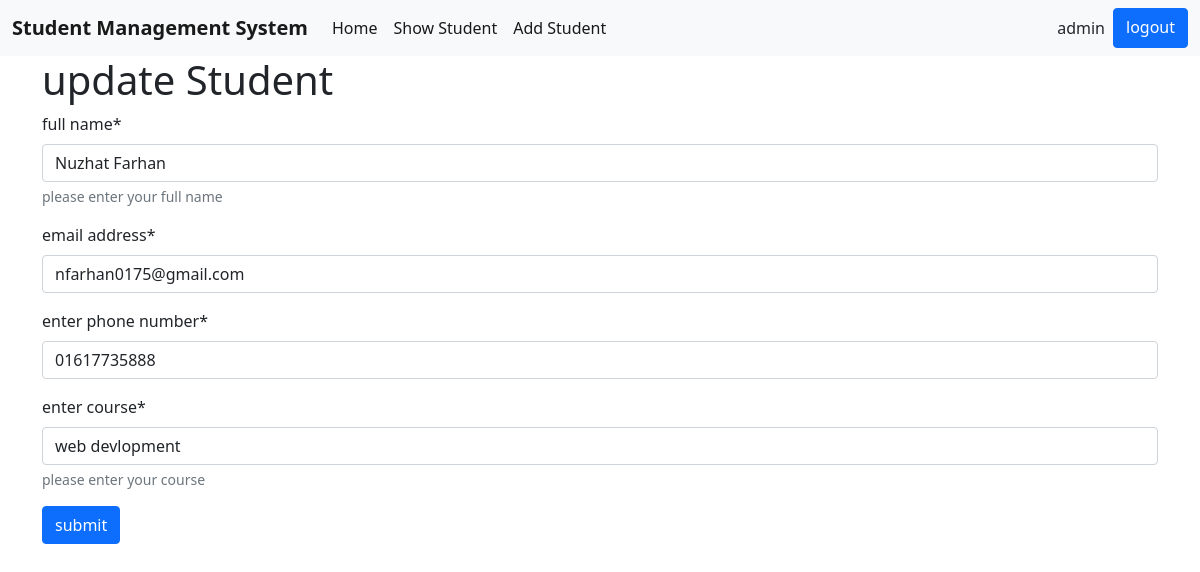
The app's page //update/7 (signed in) with its own data.
### studentApp/models.py (models this page shows, shortened)
class Form(models.Model):
    name = models.CharField(max_length=50)
    email = models.EmailField()
    phone = models.CharField(max_length=12)
    course = models.CharField( max_length=50)

### studentApp/views.py (the view)
# urls.py: path('update/<int:id>', views.update, name='update'),
@login_required(login_url='login_view')
def update(request,id):
    formdata = models.Form.objects.get(id=id)
    form = forms.ModelForms(instance=formdata)
    if request.method == 'POST':
        form = forms.ModelForms(request.POST, request.FILES, instance=formdata)
        if form.is_valid():
            form.save()
            return redirect('showStudent')
    return render(request, 'update.html', {'form': form, 'edit': True})

### studentApp/forms.py
class ModelForms(forms.ModelForm):
    class Meta:
        model = models.Form
        fields = '__all__'
        labels={
            'name':'full name',
            'email':'email address',
            'phone':'enter phone number',
            'course':'enter course',
        }
        help_texts={
            'name':'please enter your full name',
            'course':'please enter your course'
        }

### templates/update.html (shortened to what this page needs)
{% extends 'index.html' %}
{% load crispy_forms_tags %}
{% block content %}
<div class="container">
    <h1>update Student</h1>
    <form method="post">
        {{ form|crispy }}
        <button type="submit" class="btn btn-primary">submit</button>
      </form>
</div>
{% endblock content %}

### templates/index.html (shortened to what this page needs)
{% load crispy_forms_tags %}
<!DOCTYPE html>
<html lang="en">
<head>
    <link href="https://cdn.jsdelivr.net/npm/bootstrap@5.0.2/dist/css/bootstrap.min.css" rel="stylesheet">
</head>
<body>
    <nav class="navbar navbar-expand-lg navbar-light bg-light">
        <div class="container-fluid">
          <b class="navbar-brand" >Student Management System</b>
          <div class="collapse navbar-collapse" id="navbarSupportedContent">
            <ul class="navbar-nav me-auto mb-2 mb-lg-0">
                <li class="nav-item">
                  <a class="nav-link active" aria-current="page" href="{% url 'home' %}">Home</a>
                </li>
                <li class="nav-item">
                    <a class="nav-link active" aria-current="page" href="{% url 'showStudent' %}">Show Student</a>
                </li>
                <li class="nav-item">
                  <a class="nav-link active" aria-current="page" href="{% url 'addStudents' %}">Add Student</a>
              </li>
              </ul>
            {% if user.is_authenticated %}
            <div class="d-flex">
             <p class="m-2">{{user.username}}</p>
             <a href="{% url 'user_logout' %}" class="btn btn-primary" >logout</a>
            </div>
            {% else %}
            <div class="d-flex">
              <a href="{% url 'signup' %}" class="btn btn-success mx-3" >Sign up</a>
              <a href="{% url 'login_view' %}" class="btn btn-primary" >Login</a>
            </div>
            {% endif %}
          </div>
        </div>
    </nav>
  {% block content %}
  {% endblock %}
</body>
</html>

### records on screen
Form: name "Nuzhat Farhan", email "nfarhan0175@gmail.com", phone "01617735888", course "web devlopment"

### other values on screen
{{ user.username }} "admin"
